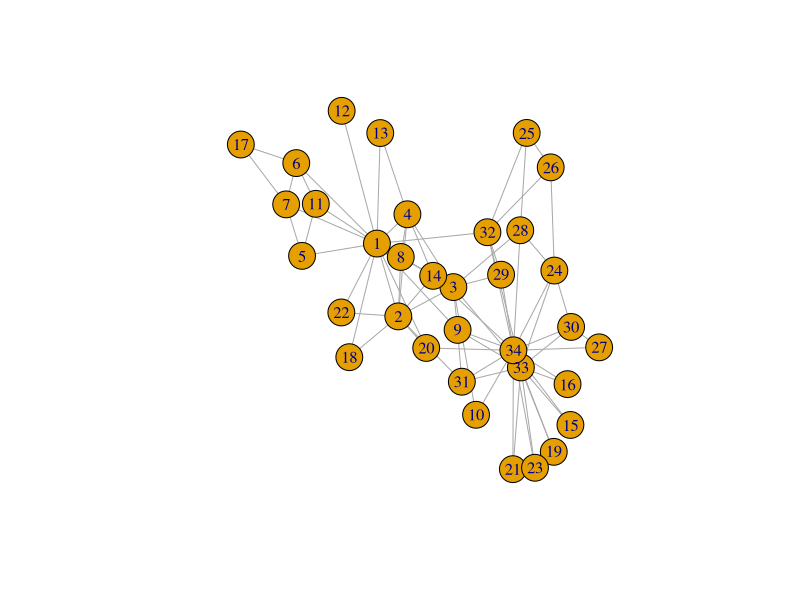
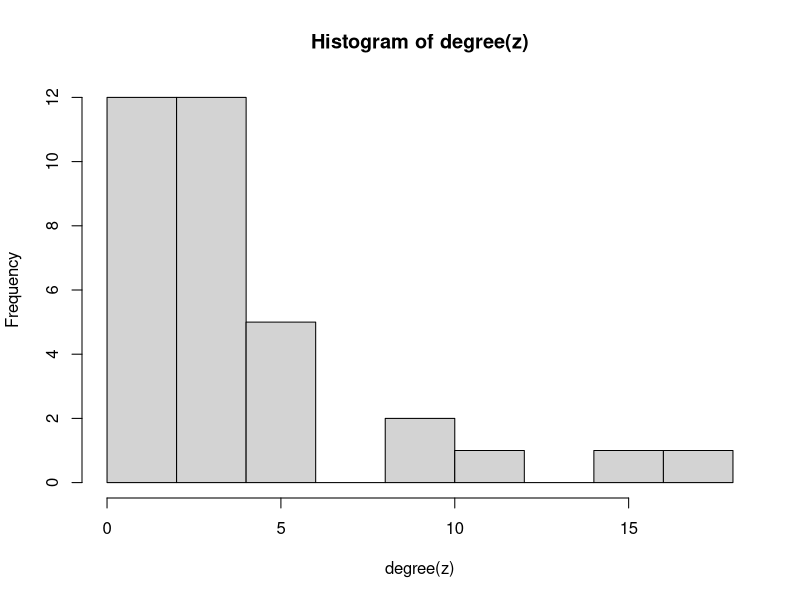
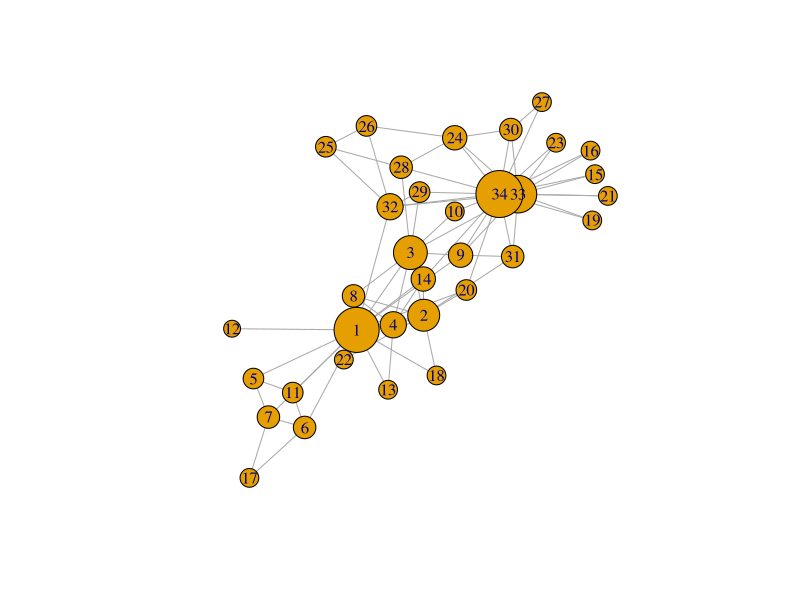

Write the R code that produced these figures, in order.
## ---- chunk 1
library(igraph)
z <- make_graph("Zachary")
z
## ---- chunk 2
plot(z)
## ---- chunk 3
is_directed(z)
## ---- chunk 4
ecount(z)
## ---- chunk 5
vcount(z)
## ---- chunk 6
edge_density(z)
## ---- chunk 7
z$density <- edge_density(z)
z
## ---- chunk 8
count_components(z)
## ---- chunk 9
diameter(z)
## ---- chunk 10
mean_distance(z)
## ---- chunk 11
transitivity(z, type="average")
## ---- chunk 12
degree(z)
## ---- chunk 13
summary(degree(z))
## ---- chunk 14
hist(degree(z))
## ---- chunk 15
V(z)$degree <- degree(z)
## ---- chunk 16
#We add  + 8 to degree to avoid that the lowest-degree nodes become really small and specify margin = -0.1 to reduce the whitespace around the plot
plot(z, vertex.size = V(z)$degree+8, margin= -0.1)
## ---- chunk 17
degree(z, v = 3)
## ---- chunk 18
betweenness(z)
## ---- chunk 19
z <- z %>% 
  set_vertex_attr(
    name = "betweenness",
    value = betweenness(z)
  )
## ---- chunk 20
V(z)$closeness <- closeness(z)
